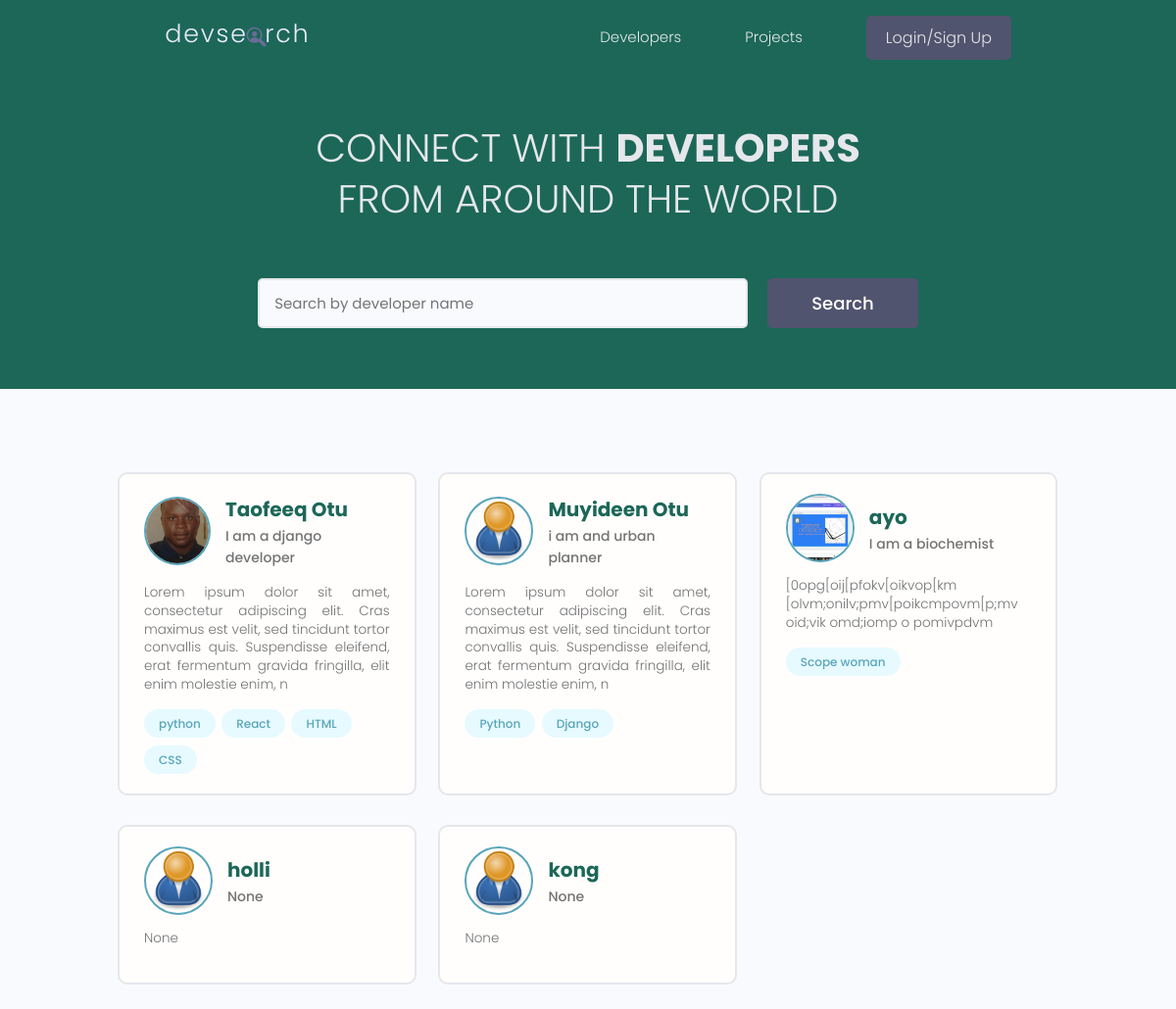
The page / on the database its author committed.
### users/models.py (models this page shows, shortened)
class Profile(models.Model):
    user = models.OneToOneField(User, on_delete=models.CASCADE, null=True, blank=True)
    name=models.CharField(max_length=200, blank=True, null=True)
    email= models.EmailField(max_length=500, blank=True, null=True)
    username = models.CharField(max_length=200, blank=True, null=True)
    Location = models.CharField(max_length=200, blank=True, null=True)
    short_intro= models.CharField(max_length=200, blank=True, null=True)
    bio = models.TextField(blank=True, null=True)
    profile_image=models.ImageField(null=True, blank=True, upload_to='profiles/', default='profiles/user-default.png')
    social_github = models.CharField(max_length=200, blank=True, null=True)
    social_twitter = models.CharField(max_length=200, blank=True, null=True)
    social_linkedin = models.CharField(max_length=200, blank=True, null=True)
    social_youtube = models.CharField(max_length=200, blank=True, null=True)
    social_website = models.CharField(max_length=200, blank=True, null=True)
    created = models.DateTimeField(auto_now_add=True)
    id = models.UUIDField(default=uuid.uuid4, unique=True, primary_key=True,
                          editable=False)
    class Meta:
        ordering=['created']
    @property
    def imageURL(self):
        try:
            url = self.profile_image.url
        except:
            url = ''
        return url

class Skills(models.Model):
    owner= models.ForeignKey(Profile, on_delete=models.CASCADE, null=True, blank=True)
    name= models.CharField(max_length=200, blank=True, null=True)
    description = models.TextField(null=True, blank=True)
    created = models.DateTimeField(auto_now_add=True)
    id = models.UUIDField(default=uuid.uuid4, unique=True, primary_key=True,
                          editable=False)
    def __str__(self):
        return str(self.name)

### users/views.py (the view)
# urls.py: path('', views.profiles, name='profiles'),
def profiles(request):
    profiles, search_query = searchProfiles(request)
    custom_range, profiles =paginateProfile(request,profiles,6)
    context={'profiles':profiles, 'search_query':search_query, 'custom_range':custom_range}
    return render(request, 'users/profiles.html', context)

### users/utils.py (called while the page is built)
def paginateProfile(request, profiles, results):
    page = request.GET.get('page')
    paginator = Paginator(profiles, results)
    try:
        profiles = paginator.page(page)
    except PageNotAnInteger:
        page = 1
        profiles = paginator.page(page)
    except EmptyPage:
        page = paginator.num_pages
        profiles = paginator.page(page)
    leftIndex = (int(page) - 4)
    if leftIndex < 1:
        leftIndex = 1
    rightIndex = (int(page) + 5)
    if rightIndex > paginator.num_pages:
        rightIndex = paginator.num_pages + 1
    custom_range = range(leftIndex, rightIndex)
    return custom_range, profiles

def searchProfiles(request):
    search_query = ''
    if request.GET.get('search_query'):
        search_query = request.GET.get('search_query')
    skills = Skills.objects.filter(name__icontains=search_query)
    profiles = Profile.objects.distinct().filter(
        Q(name__icontains=search_query) |
        Q(short_intro__icontains=search_query) |
        Q(skills__in=skills)
    )
    return profiles, search_query

### users/templates/users/profiles.html (shortened to what this page needs)
<!DOCTYPE html>
<html lang="en">
<head>
</head>
<body>
{% extends 'main.html'%}
{% block content%}
  <main class="home">
    <section class="hero-section text-center">
      <div class="container container--narrow">
        <div class="hero-section__box">
          <h2>CONNECT WITH <span>DEVELOPERS</span></h2>
          <h2>FROM AROUND THE WORLD</h2>
        </div>
        <div class="hero-section__search">
          <form id="searchForm" class="form" action="{% url 'profiles' %}" method="get">
            <div class="form__field">
              <input class="input input--text" id="formInput#search" type="text" name="search_query"
                value="{{search_query}}" placeholder="Search by developer name" />
            </div>
            <input class="btn btn--sub btn--lg" type="submit" value="Search" />
          </form>
        </div>
      </div>
    </section>
    <section class="devlist">
      <div class="container">
        <div class="grid grid--three">
          {% for profile in profiles%}
          <div class="column card">
            <div class="dev">
              <a href="{% url 'user-profiles' profile.id %}" class="card__body">
                <div class="dev__profile">
                  <img class="avatar avatar--md" src="{{profile.imageURL }}" alt="image" />
                  <div class="dev__meta">
                    <h3>{{profile.name}}</h3>
                    <h5>{{profile.short_intro|slice:'60'}}</h5>
                  </div>
                </div>
                <p class="dev__info">
                  {{profile.bio|slice:'200'}}
                </p>
                <div class="dev__skills">
                  {%  for skill in profile.skills_set.all|slice:"6" %}
                  <span class="tag tag--pill tag--main">
                    <small>{{skill}}</small>
                  </span>
                  {% endfor %}
                </div>
              </a>
            </div>
          </div>
          {% endfor %}
        </div>
      </div>
    </section>
  </main>
{% endblock content%}

### static/styles/app.css (style rules this page uses)
:root { --color-sub: #1C6758; }
.btn--sub { background-color: var(--color-sub-light); }
.card { border: 2px solid var(--color-light); }
img { width: 100%; }
.hero-section { height: 40vh; display: flex; align-items: center; background-color: var(--color-sub); }
.hero-section__box { margin-bottom: 4rem; }
.hero-section__box > h2, .hero-section__box > h2 > span { font-size: 4rem; color: var(--color-light); line-height: 1.3; text-transform: uppercase; }
.hero-section__box > h2 { font-weight: 300; }
.hero-section__box > h2 > span { font-weight: 700; }
.hero-section__search > .form { display: flex; align-items: center; justify-content: center; gap: 2rem; }
.hero-section__search > .form input.input--text { width: 50rem; }
.devlist { margin-top: 8rem; }
.devlist .grid { align-items: stretch; }
.devlist .dev .dev__profile { display: flex; align-items: center; gap: 1.5rem; }
.devlist .dev .dev__meta h3 { color: var(--color-sub); font-size: 2rem; font-weight: 700; }
.devlist .dev .dev__meta h5 { color: var(--color-text); font-size: 1.4rem; font-weight: 500; }
.devlist .dev .dev__info { margin: 1.5rem 0; font-size: 1.35rem; line-height: 1.4; text-align: justify; }

### static/uikit/styles/modules/_variables.css (style rules this page uses)
:root { --color-main: #5aa5b9; --color-main-light: #e6faff; --color-sub: #3f4156; --color-sub-light: #51546e; --color-sub-lighter: #ededfd; --color-text: #737373; --color-gray: #8b8b8b; --color-light: #e5e7eb; --color-light-gray: #767676; --color-bg: #f8fafd; --color-white: #fffefd; --color-white-light: #f3f3f3; --color-success: #359e64; --color-success-bg: #def8e8; --color-error: #fc4b0b; --color-error-bg: #fff2ee; --font-base: 'Poppins', arial, helvetica, 'Segoe UI', roboto, ubuntu, sans-serif; --font-monospace: 'Fira Code', 'Courier New', courier, monospace; --font-regular: 300; --font-medium: 500; --font-bold: 700; --generic-shadow: 1px 1px 5px #00000010; --generic-transition: all 0.3s ease-in-out; }

### static/uikit/styles/modules/_base.css (style rules this page uses)
* { margin: 0; padding: 0; box-sizing: border-box; text-rendering: optimizeLegibility; color: inherit; font-size: inherit; }
html { font-size: 50%; }
@media only screen and (min-width: 480px) { html { font-size: 56.25%; } }
@media only screen and (min-width: 1200px) { html { font-size: 62.5%; } }
body { line-height: 1.6; font-weight: 400; font-size: 1.5rem; color: var(--color-text); background-color: var(--color-bg); min-height: 100vh; }

### static/uikit/styles/modules/_typography.css (style rules this page uses)
* { font-family: var(--font-base); }
h2 { font-size: 3.6rem; font-weight: var(--font-bold); }
h3 { font-size: 3.2rem; font-weight: var(--font-medium); }
h5 { font-size: 2.4rem; font-weight: var(--font-medium); }
h5, h6 { font-weight: var(--font-regular); }
p, span, strong { font-size: 1.6rem; color: var(--color-text); font-weight: var(--font-regular); }
a { padding-bottom: 2px; text-decoration: none; display: inline-block; color: var(--color-main); font-weight: var(--font-medium); }

### static/uikit/styles/modules/_utilities.css (style rules this page uses)
.container { width: 92%; max-width: 165rem; margin: 0 auto; box-sizing: border-box; }
.container--narrow { width: 92%; max-width: 120rem; }
@media screen and (min-width: 1000px) { .container { width: 90%; } }
@media screen and (min-width: 1000px) { .container--narrow { width: 85%; } }
@media screen and (min-width: 1200px) { .container { width: 80%; } }
@media screen and (min-width: 1200px) { .container--narrow { width: 72%; } }
.text-center { text-align: center; }

### static/uikit/styles/modules/_avatar.css (style rules this page uses)
.avatar { border-radius: 50%; border: 2px solid var(--color-main); object-fit: cover; }
.avatar--md { height: 7rem; width: 7rem; }

### static/uikit/styles/modules/_button.css (style rules this page uses)
.btn { display: inline-block; position: relative; cursor: pointer; background-color: var(--color-light); font-weight: var(--font-medium); color: var(--color-sub); text-decoration: none; padding: 1rem 2rem; border-radius: 0.5rem; border: none; width: -webkit-fit-content; width: -moz-fit-content; width: fit-content; height: -webkit-fit-content; height: -moz-fit-content; height: fit-content; font-size: 1.6rem; outline-width: 0; outline-color: transparent; -webkit-backface-visibility: hidden; backface-visibility: hidden; transition: all 0.3s ease-in-out; }
.btn--sub { background-color: var(--color-sub); color: var(--color-white); }
.btn--lg { font-size: 1.8rem; padding: 1.2rem 4.5rem; }

### static/uikit/styles/modules/_card.css (style rules this page uses)
.card { border-radius: 1rem; background-color: var(--color-white); border: 1.5px solid var(--color-light); width: auto; height: auto; margin-top: 0.5rem; margin-bottom: 0.5rem; overflow: hidden; }
.card__body, .card__header { padding: 2rem 2.5rem; }

### rows shown on the page
Profile: imageURL (picture), name "Taofeeq Otu", short_intro "I am a django developer", bio "Lorem ipsum dolor sit amet, consectetur adipiscing elit. Cras maximus est velit, sed tincidunt tortor convallis quis. Suspendisse eleifend, erat fermentum gravida fringilla, elit enim molestie enim, n"
Skills: name "python"
Skills: name "React"
Skills: name "HTML"
Skills: name "CSS"
Profile: imageURL (placeholder picture), name "Muyideen Otu", short_intro "i am and urban planner", bio "Lorem ipsum dolor sit amet, consectetur adipiscing elit. Cras maximus est velit, sed tincidunt tortor convallis quis. Suspendisse eleifend, erat fermentum gravida fringilla, elit enim molestie enim, n"
Skills: name "Python"
Skills: name "Django"
Profile: imageURL (picture), name "ayo", short_intro "I am a biochemist", bio "[0opg[oij[pfokv[oikvop[km [olvm;onilv;pmv[poikcmpovm[p;mv oid;vik omd;iomp o pomivpdvm"
Skills: name "Scope woman"
Profile: imageURL (placeholder picture), name "holli", short_intro "None", bio "None"
Profile: imageURL (placeholder picture), name "kong", short_intro "None", bio "None"
